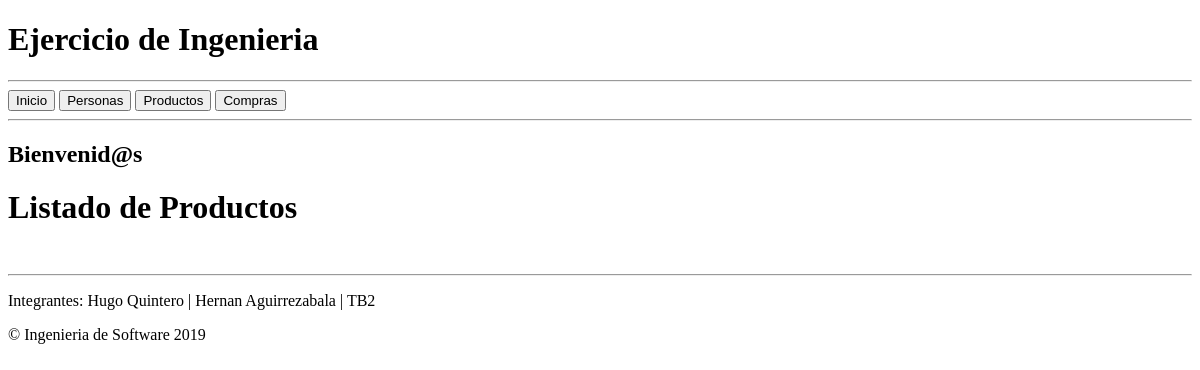
Before: /producto/ with the older database file.
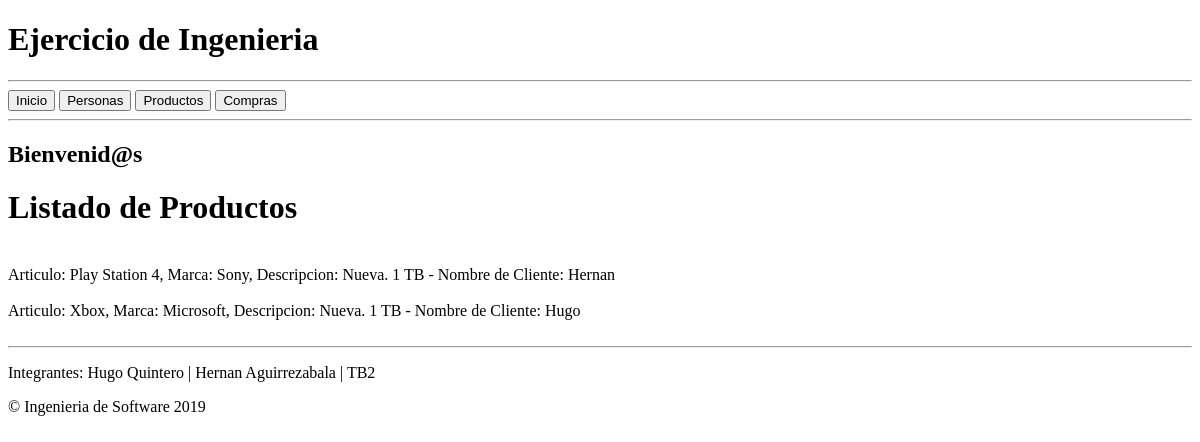
After: the same page with the newer database file.
### ejercicio/models.py (models this page shows, shortened)
class Producto(models.Model):
    titulo = models.CharField(max_length=200, verbose_name="Título")
    marca = models.CharField(max_length=100, verbose_name="Marca")
    descripcion = models.TextField()
    nombre = models.ForeignKey('persona', on_delete=models.CASCADE)
    class Meta:
        verbose_name = "producto"
        verbose_name_plural = "productos"

class Persona(models.Model):
    nombre = models.CharField(max_length=100, verbose_name="Nombre")
    apellido = models.CharField(max_length=100, verbose_name="Apellido")
    telefono = models.CharField(max_length=50, verbose_name="Telefono")
    email = models.CharField(max_length=80, verbose_name="Email")
    class Meta:
        verbose_name = "cliente"
        verbose_name_plural = "clientes"
    def __str__(self):
        return self.nombre

### ejercicio/views.py (the view)
# urls.py: path('producto/', views.producto_list, name='producto_list'),
def producto_list(request):
    producto = Producto.objects.all()
    return render(request, 'ejercicio/producto_list.html', {'producto':producto})

### ejercicio/templates/ejercicio/producto_list.html (shortened to what this page needs)
{% extends 'ejercicio/index.html' %}
  {% block content %}
    <h1>Listado de Productos</h1>
    <br>
        {% for producto in producto.all %}
        		Articulo: {{ producto.titulo }}, Marca: {{ producto.marca }}, Descripcion: {{ producto.descripcion }} - Nombre de Cliente: {{ producto.nombre }} <br><br>
        {% endfor %}
  {% endblock %}

Changed rows visible on the page:
added Producto: titulo "Play Station 4", marca "Sony", descripcion "Nueva. 1 TB", nombre "Hernan"
added Producto: titulo "Xbox", marca "Microsoft", descripcion "Nueva. 1 TB", nombre "Hugo"
